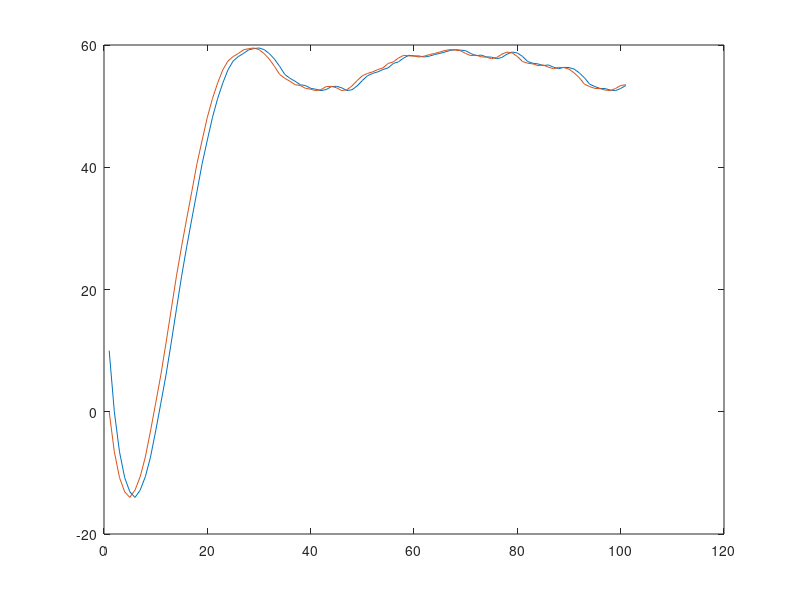

The MATLAB source for this figure: (Note: this script raises an error after producing the figure.)
%PI-based method
clc; clear all; close all; 
%% load data from system identification file
A = [0 1;
     -2*rand(1) 5*rand(1)];
B = [0;
     1];
D = [0;
     rand(1)];

N=100;
x = zeros(2,N);
x(:,1) = [10;0];

K0 = place(A,B,[0.9+0.1i,0.9-0.1i]);
Q = eye(2);
R = 1;
[Kstar,Pstar,~] = dlqr(A,B,Q,R);
for i =1 : N
    u(:,i) =  -K0*x(:,i) + rand(1);
    x(:,i+1) = A*x(:,i) + B*u(:,i) + D; 
end
figure(1);
plot(1:length(x), x(:,:));


rho = ones(1,N+1);
Nsample_total = length(x);
Number_sample_need = 20;
Rand_samples = randsample(Nsample_total-1,Number_sample_need);

%% learning phase 1: compute K P
K=K0;P_1=zeros(2);index=1;errorK=[];errorP=[];INDEX=[];
while(1) 
Psi=[];Phi=[];YY=[];test=[];TEST=[];

%random select j
%rng(0,'twister');
for i=1:length(Rand_samples)
    j= Rand_samples(i);

Gamma_Kx=(K*x(:,j))^2;
Gamma_u=u(:,j)^2;
Gamma_xu=transpose(kron(x(:,j),u(:,j)));
Gamma_xx=transpose(kron(x(:,j),x(:,j)));
temp2=kron(x(:,j)',x(:,j)')-kron(x(:,j+1)',x(:,j+1)'); %sign is opposite to the definition 

%dim(delta_xx) = 2*(2+1)/2 = 3
delta_xx=temp2(1,[1:2,4]);

Gamma_rhox=transpose(kron(rho(:,j),x(:,j)));
Gamma_rhou=transpose(kron(rho(:,j),u(:,j)));
Gamma_rho=rho(:,j)^2;

Psi=[Psi;[Gamma_u-Gamma_Kx,2*(Gamma_xu+Gamma_xx*(kron(eye(2),K'))),delta_xx,2*Gamma_rhox,2*Gamma_rhou,Gamma_rho]];
%Psi=[Psi;[Gamma_u-Gamma_Kx,2*(Gamma_xu+Gamma_xx*(kron(eye(2),K'))),delta_xx]];
Phi=[Phi;x(:,j)'*Q*x(:,j)+x(:,j)'*K'*R*K*x(:,j)];
end

%rank(X) should be 15
rank(Psi);
pp=(Psi\Phi);
% pp=pinv(X)*Y;%dim(pp)

BPB = pp(1);
BPA = pp (2:3)';
K=inv((R+BPB))*BPA;




%temp5 = half Pbar
l=4;
for m = 1:2
    for n=m:2
        temp5(m,n)=pp(l)/2;
        l=l+1;
    end
end
P=temp5+temp5';

APD = pp(7:8);
% APD_star = A'*Pstar*D;
BPD = pp(9);
% BPD_star = B'*Pstar*D;
DPD = pp(10);
% DPD_star = D'*Pstar*D;

INDEX=[INDEX;[index]];
index;
errorK=[errorK;[norm(K-Kstar)]];
errorP=[errorP;[norm(P-Pstar)]];
if ((norm(P-P_1)<10e-5)||(index>50))    
    %disp('meet the converngent requirement and the norm of the P_k-P_{k-1} is')
    vpa(K,5);
    vpa(P,5) ; 
    indexf = index;
    break
end   
P_1=P;index=index+1;  
end
% K learning phase ends

%% output regulation
C = [1 0];
Null_C = null(C);
%% i = 1
Y1 = Null_C(:,1);
x1 = x - Y1*1*ones(1,length(x));
Psi=[];Phi=[];YY=[];
for i=1:length(Rand_samples)
    j= Rand_samples(i);

Gamma_Kx1=(K*x1(:,j))^2;
Gamma_u=u(:,j)^2;
Gamma_x1u=transpose(kron(x1(:,j),u(:,j)));
Gamma_x1x1=transpose(kron(x1(:,j),x1(:,j)));
temp2=kron(x1(:,j)',x1(:,j)')-kron(x1(:,j+1)',x1(:,j+1)'); %sign is opposite to the definition 

%dim(delta_x1x1) = 2*(2+1)/2 = 3
delta_x1x1=temp2(1,[1:2,4]);

Gamma_rhox1=transpose(kron(rho(:,j),x1(:,j)));
Gamma_rhou=transpose(kron(rho(:,j),u(:,j)));
Gamma_rho=rho(:,j)^2;

Psi=[Psi;[Gamma_u-Gamma_Kx1,2*(Gamma_x1u+Gamma_x1x1*(kron(eye(2),K'))),delta_x1x1,2*Gamma_rhox1,2*Gamma_rhou,Gamma_rho]];
%Psi=[Psi;[Gamma_u-Gamma_Kx1,2*(Gamma_x1u+Gamma_x1x1*(kron(eye(2),K'))),delta_x1x1]];
Phi=[Phi;x1(:,j)'*Q*x1(:,j)+x1(:,j)'*K'*R*K*x1(:,j)];
end
rank(Psi);
pp=(Psi\Phi);
%% check APE1
APE1 = pp(7:8);
APS1 = APD - APE1;
% E1 = D-Y1+A*Y1;
% APE1_star = A'*Pstar*E1;

K
Kstar
%%
APB = BPA';
AA = [-APS1 APB];
BB = -APD;
alphaU = inv(AA)*BB;
alpha1 = alphaU(1);
U = alphaU(2);
X = alpha1*Y1;
L = U+K*X

AA = [A-eye(2) B; C 0];
%AA = [A-eye(3) B; C 0];
BB = [-D ; 0];
XU = inv(AA)*BB;
Xstar = XU(1:2);
Ustar = XU(3);
Lstar = Ustar + Kstar*Xstar
